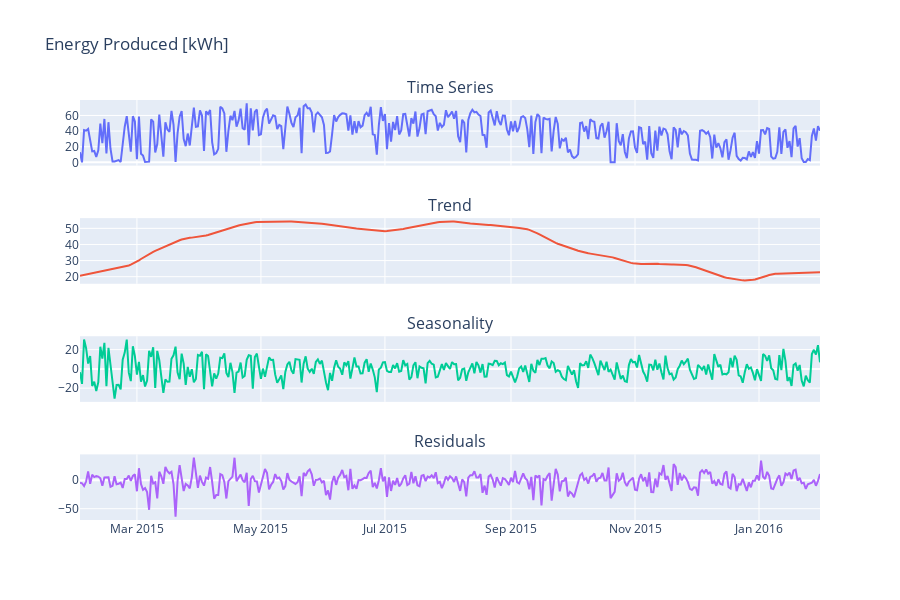

The notebook cell saved with this chart:
### Markdown cell above
#### Visualization of the decomposition

### Code cell
import plotly.graph_objects as go
from plotly.subplots import make_subplots

names = [col_name for col_name in prod_decomp_df.columns]

fig = make_subplots(rows=4, cols=1,
                    subplot_titles=names,
                    shared_xaxes=True)

row = 1
col = 1

for component in list(prod_decomp_df.columns):
    fig.add_trace(go.Scatter(
        x=prod_decomp_df.index,
        y=prod_decomp_df[component],
    ), row=row, col=col)
    row += 1

fig.update_layout(
    showlegend=False,
    height=600,
    title="Energy Produced [kWh]"
)

# fig.update_yaxes(range=[0, 10], row=1)
# fig.update_yaxes(range=[-10, 10], row=4)
# fig.update_xaxes(range=['2015-05-01', '2015-05-30'])

fig.show()

### Figure 1 — Plotly figure (JSON) as saved in the notebook; plotly's stock layout.template omitted (floating-point values rounded to 4 significant figures; data arrays with more than 128 entries replaced by an {"elided": "..."} marker saying what was removed)
{"data": [{"x": {"elided": "365 str values"}, "y": {"elided": "365 float values"}, "type": "scatter", "xaxis": "x", "yaxis": "y"}, {"x": {"elided": "365 str values"}, "y": {"elided": "365 float values"}, "type": "scatter", "xaxis": "x2", "yaxis": "y2"}, {"x": {"elided": "365 str values"}, "y": {"elided": "365 float values"}, "type": "scatter", "xaxis": "x3", "yaxis": "y3"}, {"x": {"elided": "365 str values"}, "y": {"elided": "365 float values"}, "type": "scatter", "xaxis": "x4", "yaxis": "y4"}], "layout": {"xaxis": {"anchor": "y", "domain": [0.0, 1.0], "matches": "x4", "showticklabels": false}, "yaxis": {"anchor": "x", "domain": [0.8438, 1.0]}, "xaxis2": {"anchor": "y2", "domain": [0.0, 1.0], "matches": "x4", "showticklabels": false}, "yaxis2": {"anchor": "x2", "domain": [0.5625, 0.7188]}, "xaxis3": {"anchor": "y3", "domain": [0.0, 1.0], "matches": "x4", "showticklabels": false}, "yaxis3": {"anchor": "x3", "domain": [0.2812, 0.4375]}, "xaxis4": {"anchor": "y4", "domain": [0.0, 1.0]}, "yaxis4": {"anchor": "x4", "domain": [0.0, 0.1562]}, "annotations": [{"font": {"size": 16}, "showarrow": false, "text": "Time Series", "x": 0.5, "xanchor": "center", "xref": "paper", "y": 1.0, "yanchor": "bottom", "yref": "paper"}, {"font": {"size": 16}, "showarrow": false, "text": "Trend", "x": 0.5, "xanchor": "center", "xref": "paper", "y": 0.7188, "yanchor": "bottom", "yref": "paper"}, {"font": {"size": 16}, "showarrow": false, "text": "Seasonality", "x": 0.5, "xanchor": "center", "xref": "paper", "y": 0.4375, "yanchor": "bottom", "yref": "paper"}, {"font": {"size": 16}, "showarrow": false, "text": "Residuals", "x": 0.5, "xanchor": "center", "xref": "paper", "y": 0.1562, "yanchor": "bottom", "yref": "paper"}], "showlegend": false, "height": 600, "title": {"text": "Energy Produced [kWh]"}}}
